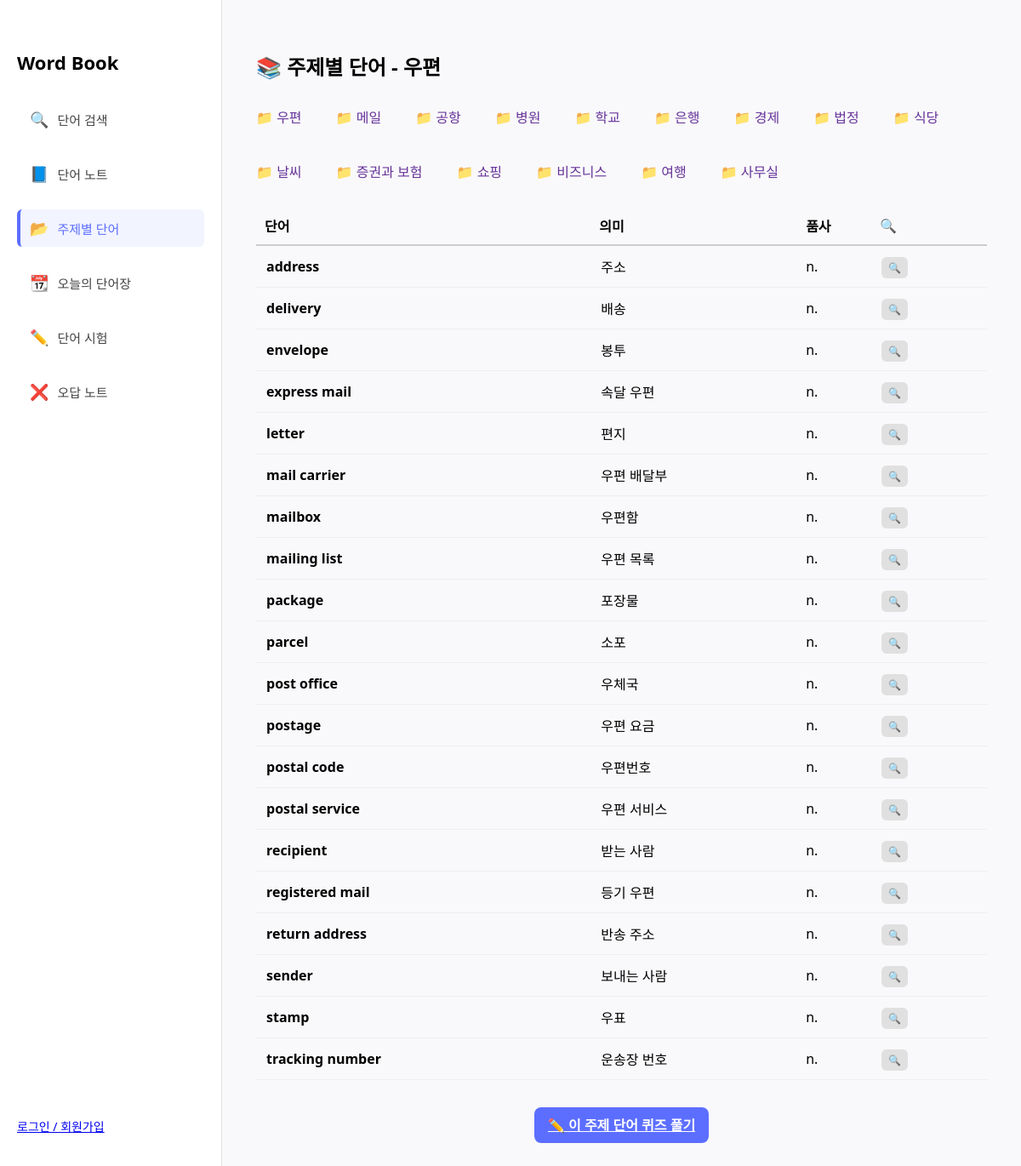
/list/topic/우편/, run on the app's committed database.
### list/models.py (models this page shows, shortened)
class Category(models.Model):
    name = models.CharField(max_length=20, unique=True)  # 예: business
    display_name = models.CharField(max_length=20)       # 예: 비즈니스

class TopicWord(models.Model):
    category = models.ForeignKey(Category, on_delete=models.CASCADE)
    text = models.CharField(max_length=100)
    meaning = models.TextField()
    created_at = models.DateTimeField(auto_now_add=True)
    part_of_speech = models.CharField(max_length=50, blank=True)  # ✅ 이 줄이 반드시 있어야 함

### list/views.py (the view)
# urls.py: path('topic/<str:category>/', views.topic_words, name='topic_words'),
def topic_words(request, category):
    category_obj = Category.objects.filter(name=category).first()
    if not category_obj:
        return render(request, 'list/topic_not_found.html', {'category': category})
    topics = TopicWord.objects.filter(category=category_obj)
    categories = Category.objects.all()
    return render(request, 'list/topic_words.html', {
        'topics': topics,
        'categories': categories,
        'category': category,
    })

### list/context_processors.py (called while the page is built)
def categories_context(request):
    return {
        'categories': Category.objects.all()
    }

### list/templates/list/topic_words.html
{% extends 'list/base.html' %}
{% block content %}
<h2>📚 주제별 단어 - {{ category }}</h2>
<ul style="display: flex; flex-wrap: wrap; gap: 40px; padding: 0; list-style: none; margin: 30px 0;">
  {% for c in categories %}
    <li>
      <a href="{% url 'topic_words' category=c.name %}"
         style="display: inline-flex; align-items: center; gap: 4px; text-decoration: none; font-weight: 500; color: rebeccapurple;">
        📁 {{ c.display_name }}
      </a>
    </li>
  {% endfor %}
</ul>
{% if topics %}
  <table style="width: 100%; border-collapse: collapse; text-align: left;">
    <thead>
      <tr style="border-bottom: 2px solid #ccc;">
        <th style="padding: 10px;">단어</th>
        <th style="padding: 10px;">의미</th>
	<th style="padding: 10px.">품사</th>
        <th style="padding: 10px;">🔍</th>
      </tr>
    </thead>
    <tbody>
      {% for word in topics %}
        <tr style="border-bottom: 1px solid #eee;">
          <td style="padding: 12px; font-weight: bold;">{{ word.text }}</td>
          <td style="padding: 12px;">{{ word.meaning }}</td>
	  <td>{{ word.part_of_speech|default:"-" }}</td>
          <td style="padding: 12px;">
            <a href="{% url 'search' %}?q={{ word.text }}"
               style="padding: 4px 8px; font-size: 12px; background-color: #e0e0e0; border-radius: 6px; text-decoration: none; color: #333;">
              🔍
            </a>
          </td>
        </tr>
      {% endfor %}
    </tbody>
  </table>
<div style="text-align: center; margin-top: 40px;">
  <a href="{% url 'topic_quiz' category %}" class="add-button">
    ✏️ 이 주제 단어 퀴즈 풀기
  </a>
</div>
{% else %}
  <p>이 카테고리에 등록된 단어가 없습니다.</p>
{% endif %}
{% endblock %}

### list/static/list/css/style.css (style rules this page uses)
body { margin: 0; font-family: 'Segoe UI', sans-serif; background-color: #f5f6fa; display: flex; height: 100vh; }
.add-button { margin-top: 15px; padding: 10px 16px; background-color: #5c6eff; color: white; border: none; border-radius: 8px; font-weight: bold; cursor: pointer; transition: background 0.2s; }

### data on the page
Category: display_name "우편"
Category: display_name "메일"
Category: display_name "공항"
Category: display_name "병원"
Category: display_name "학교"
Category: display_name "은행"
Category: display_name "경제"
Category: display_name "법정"
Category: display_name "식당"
Category: display_name "날씨"
Category: display_name "증권과 보험"
Category: display_name "쇼핑"
Category: display_name "비즈니스"
Category: display_name "여행"
Category: display_name "사무실"
TopicWord: text "address", meaning "주소", part_of_speech "n."
TopicWord: text "delivery", meaning "배송", part_of_speech "n."
TopicWord: text "envelope", meaning "봉투", part_of_speech "n."
TopicWord: text "express mail", meaning "속달 우편", part_of_speech "n."
TopicWord: text "letter", meaning "편지", part_of_speech "n."
TopicWord: text "mail carrier", meaning "우편 배달부", part_of_speech "n."
TopicWord: text "mailbox", meaning "우편함", part_of_speech "n."
TopicWord: text "mailing list", meaning "우편 목록", part_of_speech "n."
TopicWord: text "package", meaning "포장물", part_of_speech "n."
TopicWord: text "parcel", meaning "소포", part_of_speech "n."
TopicWord: text "post office", meaning "우체국", part_of_speech "n."
TopicWord: text "postage", meaning "우편 요금", part_of_speech "n."
TopicWord: text "postal code", meaning "우편번호", part_of_speech "n."
TopicWord: text "postal service", meaning "우편 서비스", part_of_speech "n."
TopicWord: text "recipient", meaning "받는 사람", part_of_speech "n."
TopicWord: text "registered mail", meaning "등기 우편", part_of_speech "n."
TopicWord: text "return address", meaning "반송 주소", part_of_speech "n."
TopicWord: text "sender", meaning "보내는 사람", part_of_speech "n."
TopicWord: text "stamp", meaning "우표", part_of_speech "n."
TopicWord: text "tracking number", meaning "운송장 번호", part_of_speech "n."

### other printed values
{{ category }} "우편"
